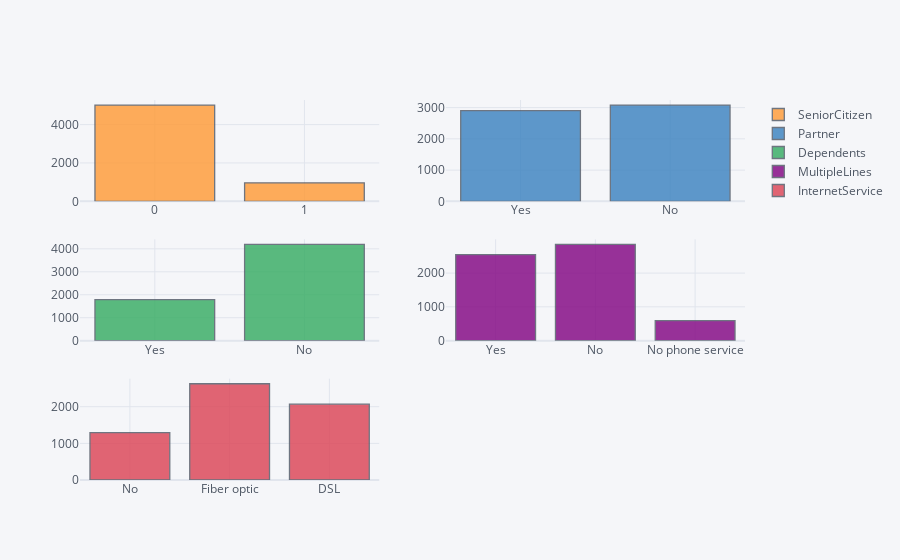

The notebook cell saved with this chart:
### Code cell
#La repartition des données catégorielles
#
cat_cols_first = cat_cols.iloc[:, 0:5]
cat_cols_first.iplot(kind='histogram', subplots=True,bins=50)

### Figure 1 — Plotly figure (JSON) as saved in the notebook; plotly's stock layout.template omitted (floating-point values rounded to 4 significant figures; data arrays with more than 128 entries replaced by an {"elided": "..."} marker saying what was removed)
{"data": [{"histfunc": "count", "histnorm": "", "marker": {"color": "rgba(255, 153, 51, 1.0)", "line": {"color": "#4D5663", "width": 1.3}}, "name": "SeniorCitizen", "nbinsx": 50, "opacity": 0.8, "orientation": "v", "type": "histogram", "x": {"elided": "5986 str values"}, "xaxis": "x", "yaxis": "y"}, {"histfunc": "count", "histnorm": "", "marker": {"color": "rgba(55, 128, 191, 1.0)", "line": {"color": "#4D5663", "width": 1.3}}, "name": "Partner", "nbinsx": 50, "opacity": 0.8, "orientation": "v", "type": "histogram", "x": {"elided": "5986 str values"}, "xaxis": "x2", "yaxis": "y2"}, {"histfunc": "count", "histnorm": "", "marker": {"color": "rgba(50, 171, 96, 1.0)", "line": {"color": "#4D5663", "width": 1.3}}, "name": "Dependents", "nbinsx": 50, "opacity": 0.8, "orientation": "v", "type": "histogram", "x": {"elided": "5986 str values"}, "xaxis": "x3", "yaxis": "y3"}, {"histfunc": "count", "histnorm": "", "marker": {"color": "rgba(128, 0, 128, 1.0)", "line": {"color": "#4D5663", "width": 1.3}}, "name": "MultipleLines", "nbinsx": 50, "opacity": 0.8, "orientation": "v", "type": "histogram", "x": {"elided": "5986 str values"}, "xaxis": "x4", "yaxis": "y4"}, {"histfunc": "count", "histnorm": "", "marker": {"color": "rgba(219, 64, 82, 1.0)", "line": {"color": "#4D5663", "width": 1.3}}, "name": "InternetService", "nbinsx": 50, "opacity": 0.8, "orientation": "v", "type": "histogram", "x": {"elided": "5986 str values"}, "xaxis": "x5", "yaxis": "y5"}], "layout": {"barmode": "overlay", "legend": {"bgcolor": "#F5F6F9", "font": {"color": "#4D5663"}}, "paper_bgcolor": "#F5F6F9", "plot_bgcolor": "#F5F6F9", "title": {"font": {"color": "#4D5663"}}, "xaxis": {"anchor": "y", "domain": [0, 0.45], "gridcolor": "#E1E5ED", "showgrid": true, "tickfont": {"color": "#4D5663"}, "title": {"font": {"color": "#4D5663"}, "text": ""}, "zerolinecolor": "#E1E5ED"}, "xaxis2": {"anchor": "y2", "domain": [0.55, 1], "gridcolor": "#E1E5ED", "showgrid": true, "tickfont": {"color": "#4D5663"}, "title": {"font": {"color": "#4D5663"}, "text": ""}, "zerolinecolor": "#E1E5ED"}, "xaxis3": {"anchor": "y3", "domain": [0, 0.45], "gridcolor": "#E1E5ED", "showgrid": true, "tickfont": {"color": "#4D5663"}, "title": {"font": {"color": "#4D5663"}, "text": ""}, "zerolinecolor": "#E1E5ED"}, "xaxis4": {"anchor": "y4", "domain": [0.55, 1], "gridcolor": "#E1E5ED", "showgrid": true, "tickfont": {"color": "#4D5663"}, "title": {"font": {"color": "#4D5663"}, "text": ""}, "zerolinecolor": "#E1E5ED"}, "xaxis5": {"anchor": "y5", "domain": [0, 0.45], "gridcolor": "#E1E5ED", "showgrid": true, "tickfont": {"color": "#4D5663"}, "title": {"font": {"color": "#4D5663"}, "text": ""}, "zerolinecolor": "#E1E5ED"}, "yaxis": {"anchor": "x", "domain": [0.7333, 1], "gridcolor": "#E1E5ED", "showgrid": true, "tickfont": {"color": "#4D5663"}, "title": {"font": {"color": "#4D5663"}, "text": ""}, "zerolinecolor": "#E1E5ED"}, "yaxis2": {"anchor": "x2", "domain": [0.7333, 1], "gridcolor": "#E1E5ED", "showgrid": true, "tickfont": {"color": "#4D5663"}, "title": {"font": {"color": "#4D5663"}, "text": ""}, "zerolinecolor": "#E1E5ED"}, "yaxis3": {"anchor": "x3", "domain": [0.3667, 0.6333], "gridcolor": "#E1E5ED", "showgrid": true, "tickfont": {"color": "#4D5663"}, "title": {"font": {"color": "#4D5663"}, "text": ""}, "zerolinecolor": "#E1E5ED"}, "yaxis4": {"anchor": "x4", "domain": [0.3667, 0.6333], "gridcolor": "#E1E5ED", "showgrid": true, "tickfont": {"color": "#4D5663"}, "title": {"font": {"color": "#4D5663"}, "text": ""}, "zerolinecolor": "#E1E5ED"}, "yaxis5": {"anchor": "x5", "domain": [0, 0.2667], "gridcolor": "#E1E5ED", "showgrid": true, "tickfont": {"color": "#4D5663"}, "title": {"font": {"color": "#4D5663"}, "text": ""}, "zerolinecolor": "#E1E5ED"}}}
